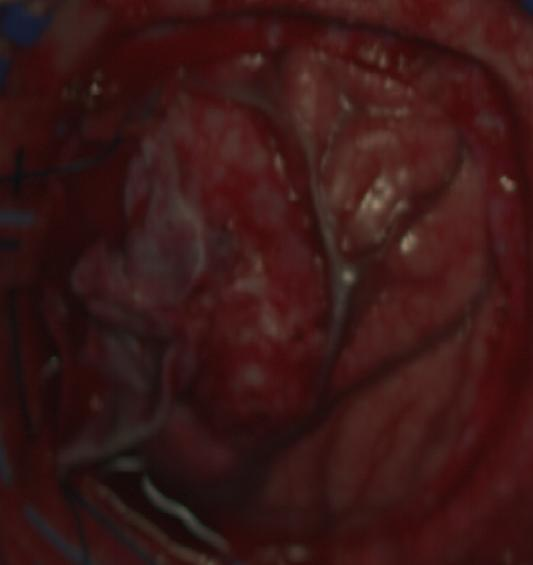
#> input picture image.jpg, 533 x 565 px, found by its file name
$ python skullremoval.py
#> lines starting #> are read from the running program, lines starting #| are printed output that depends on the picture; after the words box and inside, x2 and y2 are one past the last pixel; in counts of white or black regions, pixels touching at a corner belong together
import numpy as np
import cv2
import matplotlib.pyplot as plt
import scipy.ndimage as ndimage
from skimage import filters, morphology
import tensorflow as tf
from tensorflow.keras import models, layers

def create_simple_cnn(input_shape):
    """
    Create a simple CNN model for Grad-CAM

    Parameters:
    - input_shape: Shape of input image

    Returns:
    - CNN model
    """
    model = models.Sequential([
        layers.Input(shape=input_shape),
        layers.Conv2D(16, (3, 3), activation='relu', padding='same'),
        layers.MaxPooling2D((2, 2)),
        layers.Conv2D(32, (3, 3), activation='relu', padding='same'),
        layers.MaxPooling2D((2, 2)),
        layers.Conv2D(64, (3, 3), activation='relu', padding='same', name='final_conv'),
        layers.GlobalAveragePooling2D(),
        layers.Dense(2, activation='softmax')  # Binary classification: skull vs. brain
    ])

    model.compile(optimizer='adam', loss='binary_crossentropy')
    return model

# [40 lines left out: function generate_gradcam, not called in this run]

def train_skull_brain_model(images, masks, epochs=10):
    """
    Train a simple CNN to differentiate between skull and brain regions

    Parameters:
    - images: Training images
    - masks: Ground truth masks (0 for brain, 1 for skull)

    Returns:
    - Trained model
    """
    # Prepare data
    X = np.array(images)
    y = np.array([mask.astype(np.float32) for mask in masks])
    y = np.stack([1 - y, y], axis=-1)  # One-hot encode: [brain, skull]

    # Create and train model
    input_shape = X[0].shape
    model = create_simple_cnn(input_shape)
    model.fit(X, y, epochs=epochs, batch_size=4, verbose=1)

    return model

def skull_removal_with_gradcam(image, pretrained_model=None):
    """
    Advanced skull removal technique using Grad-CAM for hyperspectral brain images

    Parameters:
    - image: Input hyperspectral brain image
    - pretrained_model: Optional pretrained CNN model for Grad-CAM

    Returns:
    - Skull-removed brain image and brain mask
    """
    # Check image dimensions
    if len(image.shape) < 3:
        raise ValueError("Image should be a 3D hyperspectral array")

    # Create average intensity projection for visualization
    avg_intensity = np.mean(image, axis=-1)

    # Prepare image for CNN (add batch dimension and ensure channel dimension)
    if len(image.shape) == 3:
        cnn_input = np.transpose(image, (2, 0, 1))  # Channels -> samples
        cnn_input = np.array([cv2.resize(img, (224, 224)) for img in cnn_input])
        cnn_input = np.transpose(cnn_input, (1, 2, 0))[np.newaxis, ...]
    else:
        # Resize for CNN input
        cnn_input = cv2.resize(avg_intensity, (224, 224))[..., np.newaxis]
        cnn_input = np.expand_dims(cnn_input, axis=0)

    # Normalize input
    cnn_input = (cnn_input - cnn_input.min()) / (cnn_input.max() - cnn_input.min())

    # If no pretrained model, use traditional methods first to create a simple model
    if pretrained_model is None:
        # Apply traditional methods to get an initial mask
        clahe = cv2.createCLAHE(clipLimit=2.0, tileGridSize=(8, 8))
        enhanced = clahe.apply((avg_intensity * 255).astype(np.uint8))

        otsu_thresh = filters.threshold_otsu(enhanced)
        initial_mask = enhanced > otsu_thresh

        cleaned_mask = morphology.remove_small_objects(initial_mask, min_size=500)
        cleaned_mask = morphology.remove_small_holes(cleaned_mask, area_threshold=1000)

        kernel = np.ones((5, 5), np.uint8)
        refined_mask = cv2.morphologyEx(cleaned_mask.astype(np.uint8), cv2.MORPH_CLOSE, kernel)
        refined_mask = cv2.morphologyEx(refined_mask, cv2.MORPH_OPEN, kernel)

        # Generate synthetic training data
        synthetic_images = []
        synthetic_masks = []

        # Use the initial refined mask as a training example
        synthetic_images.append(cnn_input[0])
        synthetic_masks.append(refined_mask)

        # Add more synthetic examples with variations
        for _ in range(5):
            # Apply random noise and transformations for data augmentation
            noise = np.random.normal(0, 0.1, cnn_input[0].shape)
            noisy_img = cnn_input[0] + noise
            noisy_img = np.clip(noisy_img, 0, 1)

            # Apply random rotation
            angle = np.random.randint(-20, 20)
            rotated_img = ndimage.rotate(noisy_img, angle, reshape=False)
            rotated_mask = ndimage.rotate(refined_mask, angle, reshape=False)

            synthetic_images.append(rotated_img)
            synthetic_masks.append(rotated_mask > 0.5)

        # Train a simple model
        model = train_skull_brain_model(synthetic_images, synthetic_masks, epochs=5)
    else:
        model = pretrained_model

    # Generate Grad-CAM heatmap for skull class (class_idx=1)
    gradcam_heatmap = generate_gradcam(model, cnn_input, "final_conv", class_idx=1)

    # Resize heatmap to original image size
    original_size_heatmap = cv2.resize(gradcam_heatmap, (avg_intensity.shape[1], avg_intensity.shape[0]))

    # Threshold the heatmap to create a mask
    # Higher values indicate higher activation for skull class
    heatmap_threshold = 0.5  # Adjust based on your needs
    skull_mask = original_size_heatmap > heatmap_threshold

    # Combine with traditional method for better results
    # Apply traditional methods to get an additional mask
    clahe = cv2.createCLAHE(clipLimit=2.0, tileGridSize=(8, 8))
    enhanced = clahe.apply((avg_intensity * 255).astype(np.uint8))

    otsu_thresh = filters.threshold_otsu(enhanced)
    traditional_mask = enhanced > otsu_thresh

    # Combine masks (intersection of traditional brain region and inverse of Grad-CAM skull region)
    combined_skull_mask = np.logical_or(skull_mask, ~traditional_mask)
    brain_mask = ~combined_skull_mask

    # Apply morphological operations to clean up the mask
    cleaned_mask = morphology.remove_small_objects(brain_mask, min_size=500)
    cleaned_mask = morphology.remove_small_holes(cleaned_mask, area_threshold=1000)

    kernel = np.ones((5, 5), np.uint8)
    final_brain_mask = cv2.morphologyEx(cleaned_mask.astype(np.uint8), cv2.MORPH_CLOSE, kernel)
    final_brain_mask = cv2.morphologyEx(final_brain_mask, cv2.MORPH_OPEN, kernel)
    final_brain_mask = final_brain_mask.astype(bool)

    # Apply mask to original image
    brain_only = np.zeros_like(image)
    for i in range(image.shape[-1]):
        brain_only[..., i] = image[..., i] * final_brain_mask

    return brain_only, final_brain_mask, original_size_heatmap, model

# [35 lines left out: function visualize_skull_removal_with_gradcam, not called in this run]

def main():
    # Option 1: Load from file (replace with your image loading method)
    # image = np.load('your_hyperspectral_image.npy')

    # Option 2: Simulate hyperspectral image from the provided images
    # Assuming first image is a multi-band hyperspectral representation
    image = plt.imread("C:\\Users\\admin\\Desktop\\CYI\\datasets\\ThirdCampaign\\050-01\\050-01\\image.jpg")  # Replace with actual file path
#> image is the input picture: shape (565, 533, 3); mean R, G, B 56.8, 23.1, 22.1

    # Normalize image
    image = (image - image.min()) / (image.max() - image.min())
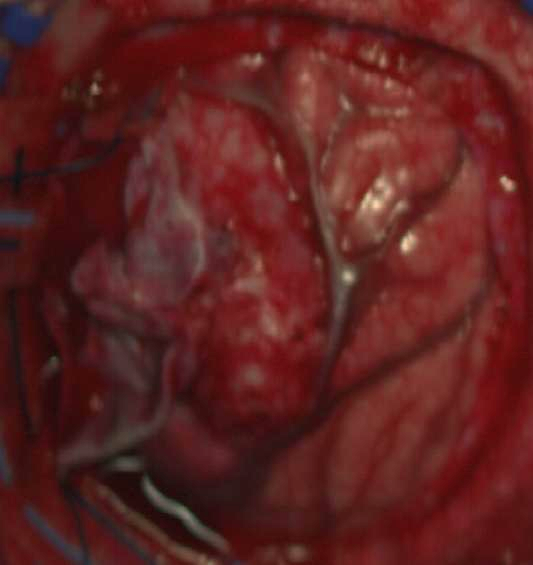
#> image: shape (565, 533, 3) float64; mean R, G, B 0.366, 0.137, 0.13

    # Reshape if needed to ensure 3D array
    if len(image.shape) == 2:
        image = image[..., np.newaxis]

    # Perform skull removal with Grad-CAM
    brain_only_image, brain_mask, gradcam_heatmap, model = skull_removal_with_gradcam(image)
#> in skull_removal_with_gradcam, `avg_intensity = np.mean(image, axis=-1)`:
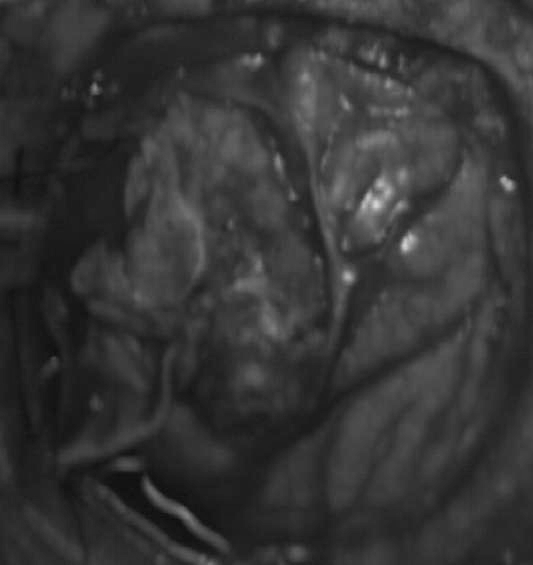
#> avg_intensity: shape (565, 533) float64; min 0.0522, max 0.841, mean 0.211
#> in skull_removal_with_gradcam, `enhanced = clahe.apply((avg_intensity * 255).astype(np.uint8))`:
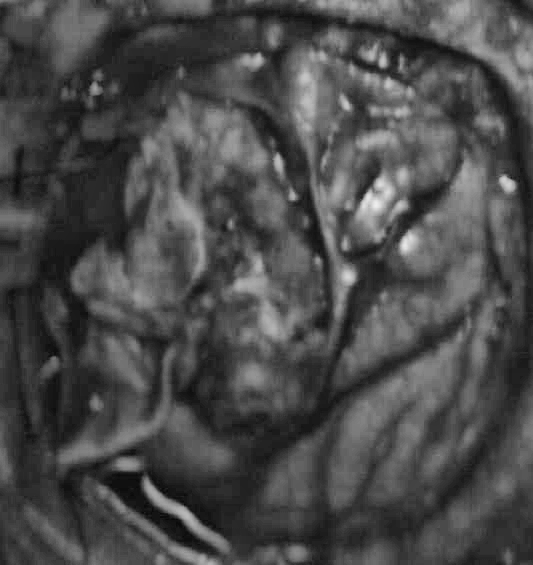
#> enhanced: shape (565, 533); min 8, max 238, mean 74.5
#> in skull_removal_with_gradcam, `otsu_thresh = filters.threshold_otsu(enhanced)`: otsu_thresh = 81
#> in skull_removal_with_gradcam, `initial_mask = enhanced > otsu_thresh`:
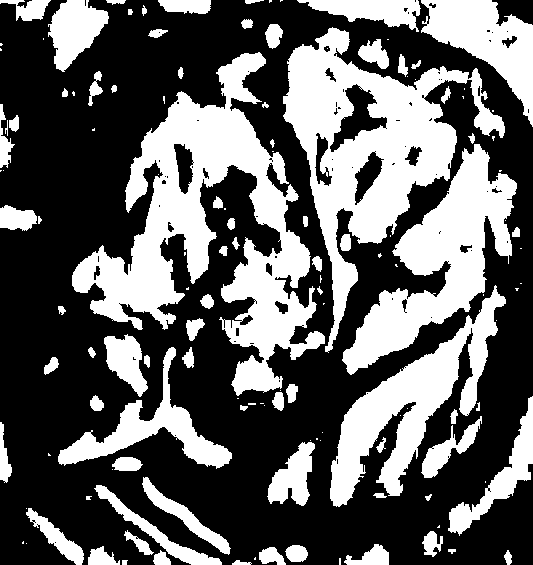
#> initial_mask: shape (565, 533) bool; 38% white; 134 white regions (56 under 20 px), largest, box (x1, y1, x2, y2) and area: (72, 52, 325, 396) 29379, (283, 27, 505, 353) 22377, (342, 144, 517, 375) 14300
#> in skull_removal_with_gradcam, `cleaned_mask = morphology.remove_small_objects(initial_mask, min_size=..`: cleaned_mask: shape (565, 533) bool; 35.6% white; 20 white regions, largest, box (x1, y1, x2, y2) and area: (72, 52, 325, 396) 29368, (283, 27, 505, 352) 22362, (342, 144, 517, 375) 14297
#> in skull_removal_with_gradcam, `cleaned_mask = morphology.remove_small_holes(cleaned_mask, area_thresh..`: cleaned_mask: shape (565, 533) bool; 36.8% white; 20 white regions, largest, box (x1, y1, x2, y2) and area: (72, 52, 325, 396) 30426, (283, 27, 505, 352) 23844, (342, 144, 517, 375) 14428
#> in skull_removal_with_gradcam, `refined_mask = cv2.morphologyEx(cleaned_mask.astype(np.uint8), cv2.MOR..`: refined_mask: shape (565, 533); values 0 (black) and 1 (white), 37.4% white; 15 white regions, largest, box (x1, y1, x2, y2) and area: (72, 27, 517, 507) 81548, (297, 0, 533, 127) 9219, (58, 334, 232, 469) 6411
#> in skull_removal_with_gradcam, `refined_mask = cv2.morphologyEx(refined_mask, cv2.MORPH_OPEN, kernel)`: refined_mask: shape (565, 533); values 0 (black) and 1 (white), 37.2% white; 17 white regions, largest, box (x1, y1, x2, y2) and area: (72, 28, 517, 394) 69456, (330, 292, 506, 506) 11635, (299, 0, 533, 124) 9184
#> the loop in skull_removal_with_gradcam, `for _ in range(5):` made 5 passes
#> pass 1, in skull_removal_with_gradcam, `rotated_img = ndimage.rotate(noisy_img, angle, reshape=False)`:
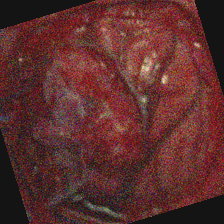
#> rotated_img: shape (224, 224, 3) float64; mean of channels 0, 1, 2 0.321, 0.119, 0.112; drawn with min black and max white
#> pass 1, in skull_removal_with_gradcam, `rotated_mask = ndimage.rotate(refined_mask, angle, reshape=False)`:
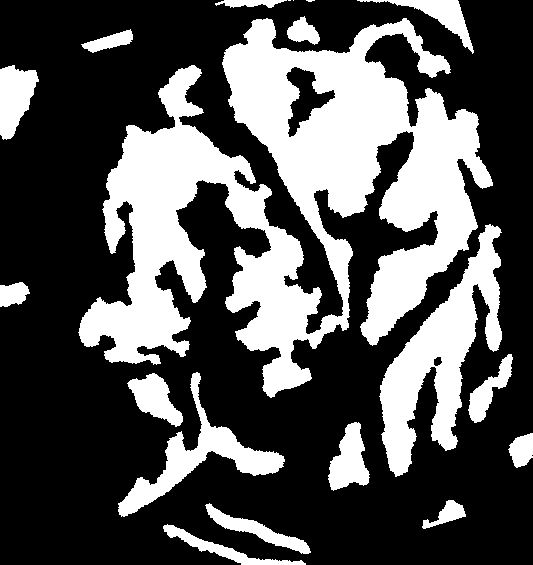
#> rotated_mask: shape (565, 533); values 0 (black) and 1 (white), 33% white; 19 white regions (3 under 20 px), largest, box (x1, y1, x2, y2) and area: (78, 18, 493, 398) 69473, (379, 224, 502, 477) 11633, (118, 372, 285, 517) 4818
#> after the loop in skull_removal_with_gradcam, `for _ in range(5):`:
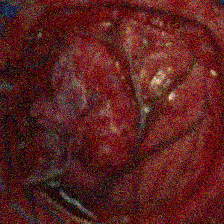
#> noisy_img: shape (224, 224, 3) float64; mean of channels 0, 1, 2 0.362, 0.133, 0.127; drawn as R, G, B
#> after the loop in skull_removal_with_gradcam, `for _ in range(5):`: synthetic_images = 6 items

    # Visualize results
    visualize_skull_removal_with_gradcam(image, brain_only_image, brain_mask, gradcam_heatmap)

    return brain_only_image, brain_mask, model

if __name__ == "__main__":
#> (the run stopped early here; a loop or call above may not have finished)
